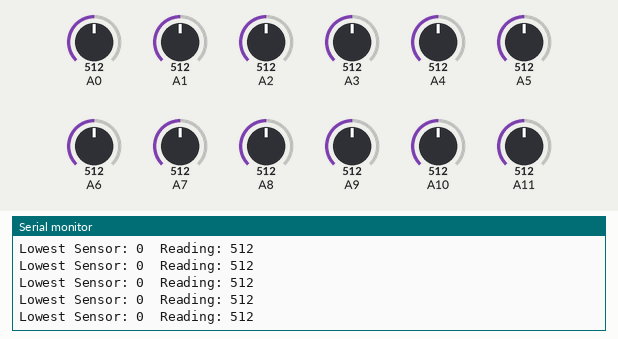
Simulated run of this sketch. Board: Arduino Leonardo, built with avr-gcc and run on an emulated ATmega32U4. Shown: the last lines printed to the serial monitor. The test bench sets the inputs (shaded band); at power-on: A0 = 512, A1 = 512, A2 = 512, A3 = 512, A4 = 512, A5 = 512, A6 = 512, A7 = 512, A8 = 512, A9 = 512, A10 = 512, A11 = 512.

Above: at 2.2 s.
2.3 s: A0 set to 716
At 2.32 s:
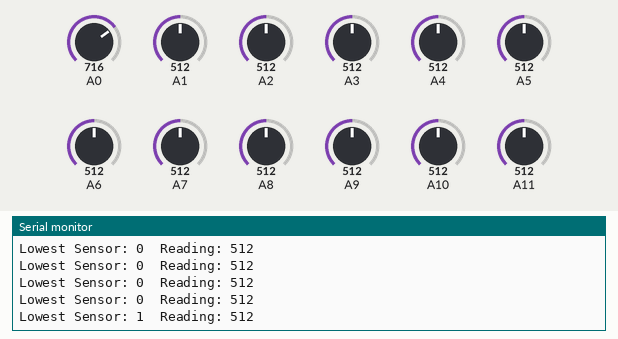
3.8 s: A1 set to 716
At 3.84 s:
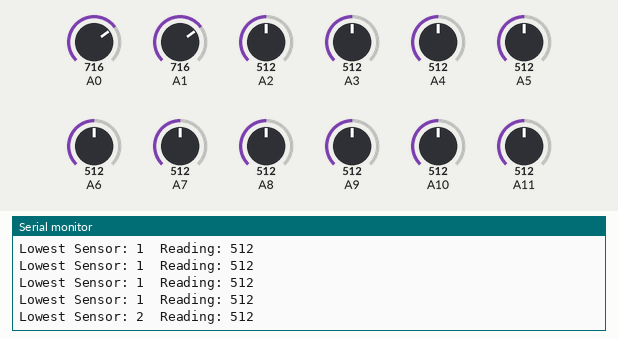
5.3 s: A2 set to 306
At 5.31 s:
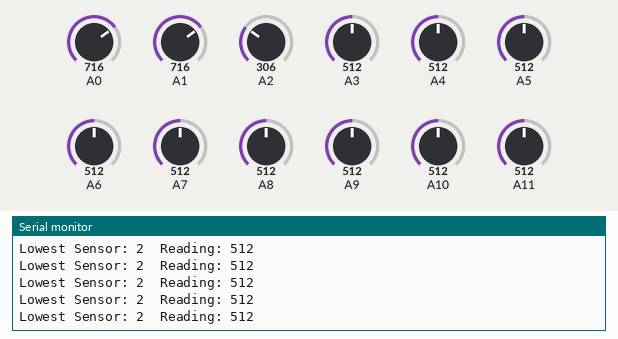
6.8 s: A3 set to 30
At 6.82 s:
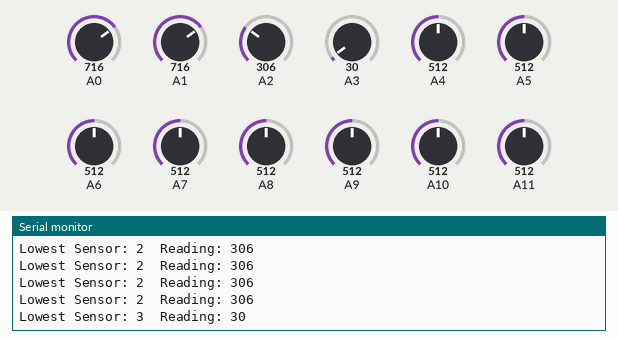
8.3 s: A2 set to 30
At 8.34 s:
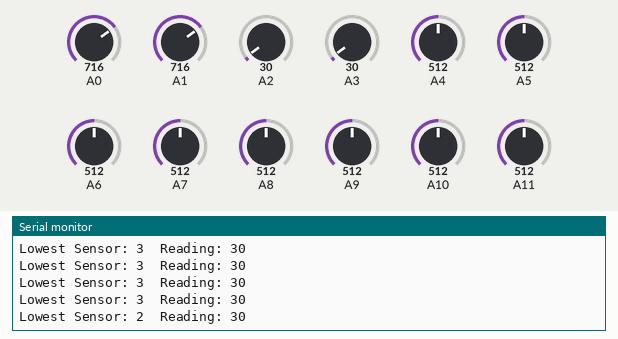
9.8 s: A0 set to 30
At 9.8 s:
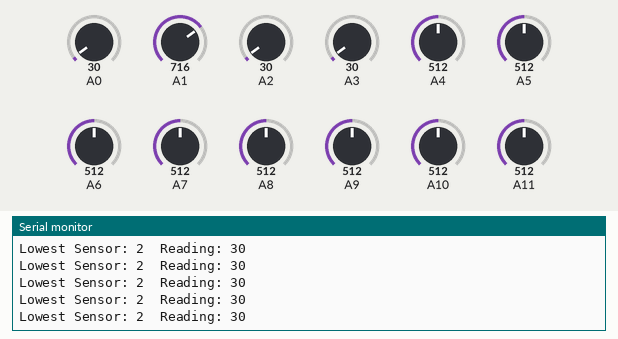
Timing chart, 0 to 12.3 s (numbered marks = the images above; inputs shaded):
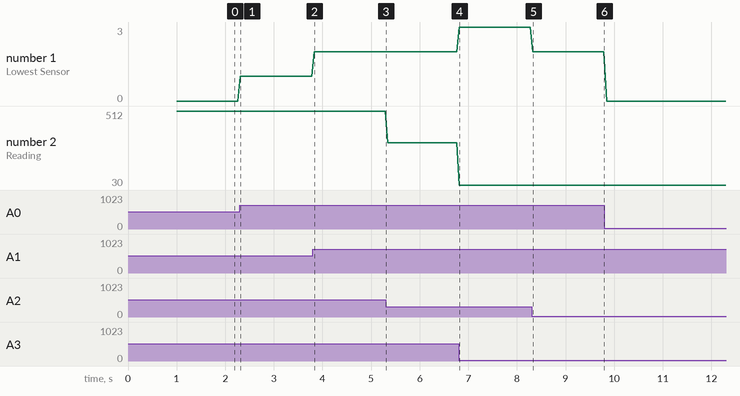

Measured:
- after the input at 2.3 s, the serial monitor: prints a new line at once (image 1)
- after the input at 3.8 s, the serial monitor: prints a new line at once (image 2)
- after the input at 6.8 s, the serial monitor: prints a new line at once (image 4)
- after the input at 8.3 s, the serial monitor: prints a new line at once (image 5)
- plotted number 1: 0 → 1 after the input at 2.3 s, 1 → 2 after the input at 3.8 s, 2 → 3 after the input at 6.8 s, 2 → 0 after the input at 9.8 s
- plotted number 2: 512 → 306 after the input at 5.3 s, 306 → 30 after the input at 6.8 s

The sketch:

microBallSensor.ino
```cpp
/*
 * RoboSoccer Ball Sensor Firmware
 *
 * Arduino Micro:
 * - Reads 12 analog IR sensors
 * - Finds the lowest reading
 * - Sends ONLY the sensor label (A-L) over UART
 * - Prints debug info to USB Serial Monitor
 */

const int numSensors = 12;

int readings[numSensors];

void setup() {

  // USB serial for laptop debugging
  Serial.begin(115200);

  // Hardware UART to Arduino Uno
  Serial1.begin(115200);

  delay(1000);

  Serial.println("Ball Sensor Started");
}

void loop() {

  int lowestReading = 1024;
  byte lowestPin = 255;

  // Read all sensors
  for (int pin = 0; pin < numSensors; pin++) {

    int reading = analogRead(pin);

    // Optional saturation cap
    if (reading > 1000) {
      reading = 1023;
    }

    readings[pin] = reading;

    // Find lowest valid sensor
    if (reading < lowestReading && reading != 1023) {
      lowestReading = reading;
      lowestPin = pin;
    }
  }

  // =====================================
  // SEND ONLY LABEL OVER UART
  // =====================================
  if (lowestPin <= 11) {
    Serial1.write('A' + lowestPin);
  }

  // =====================================
  // DEBUG TO LAPTOP ONLY
  // =====================================
  Serial.print("Lowest Sensor: ");
  Serial.print(lowestPin);
  Serial.print("  Reading: ");
  Serial.println(lowestReading);

  /*
  // Uncomment if you want full sensor dump

  for (int i = 0; i < numSensors; i++) {
    Serial.print("A");
    Serial.print(i);
    Serial.print(": ");
    Serial.print(readings[i]);
    Serial.print("  ");
  }

  Serial.println();
  */

  delay(50);
}
```
